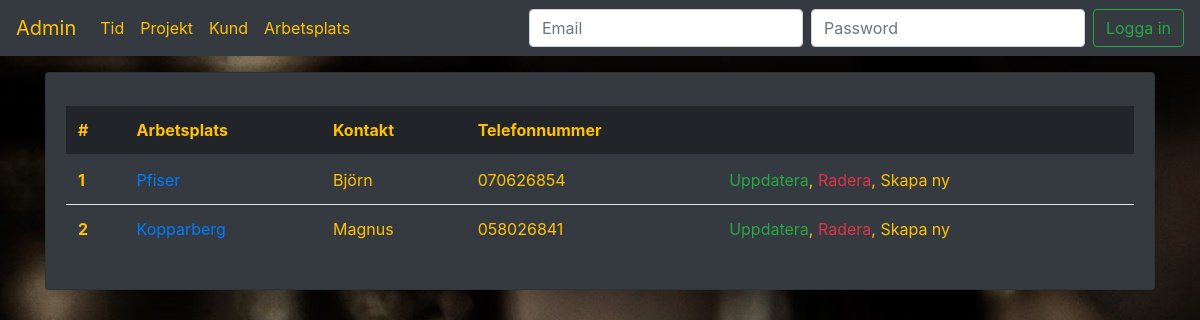
Screenshot of /arbetsplats/list/ with the database file from the repository.
### tid_rapport/models.py (models this page shows, shortened)
class Arbetsplats(models.Model):
    arbetsplats_namn = models.CharField(max_length=100)
    arbetsplats_kontakt_person = models.CharField(max_length=100, blank=True)
    arbetsplats_telefonnr = models.CharField(max_length=100, blank=True)
    def get_absolute_url(self):
        return reverse("tid_rapport:arbetsplats_detail", kwargs={"pk": self.pk})

### tid_rapport/views.py (the view)
# urls.py: path("arbetsplats/list/", ArbetsplatsList.as_view(), name="arbetsplats_list"),
class ArbetsplatsList(ListView):
    template_name = "arbetsplats/arbetsplats_list.html"
    model = Arbetsplats
    context_object_name = "arbetsplatser"

### tid_rapport/templates/arbetsplats/arbetsplats_list.html (shortened to what this page needs)
{% extends 'base.html' %}
    {% block body_block %}
        <table class="table table-hover">
            <thead class="thead-dark">
                <tr>
                    <th class="text-warning" scope="col">#</th>
                    <th class="text-warning" scope="col">Arbetsplats</th>
                    <th class="text-warning" scope="col">Kontakt</th>
                    <th class="text-warning" scope="col">Telefonnummer</th>
                    <th class="text-warning" scope="col"></th>
                </tr>
            </thead>
            <tbody>
                {% for arbetsplats in arbetsplatser %}
                    <tr>
                        <th scope="col">{{ forloop.counter }}</th>
                        <td><a href="{{ arbetsplats.get_absolute_url }}">{{ arbetsplats.arbetsplats_namn }}</a></td>
                        <td>{{ arbetsplats.arbetsplats_kontakt_person }}</td>
                        <td>{{ arbetsplats.arbetsplats_telefonnr }}</td>
                        <td><a class="text-success" href="{{ arbetsplats.get_absolute_url }}update/">Uppdatera</a>,
                            <a class="text-danger" href="{{ arbetsplats.get_absolute_url }}delete/">Radera</a>,
                            <a class="text-warning" href="{% url 'tid_rapport:arbetsplats_create' %}">Skapa ny</a>
                        </td>
                    </tr>
                {% endfor %}
            </tbody>
        </table>
    {% endblock %}

### tid_rapport/static/tid_rapport/css/style.css (style rules this page uses)
body { background: white url("../img/clock.jpg") no-repeat; }

### rows the page displays
Arbetsplats: arbetsplats_namn "Pfiser", arbetsplats_kontakt_person "Björn", arbetsplats_telefonnr "070626854"
Arbetsplats: arbetsplats_namn "Kopparberg", arbetsplats_kontakt_person "Magnus", arbetsplats_telefonnr "058026841"
